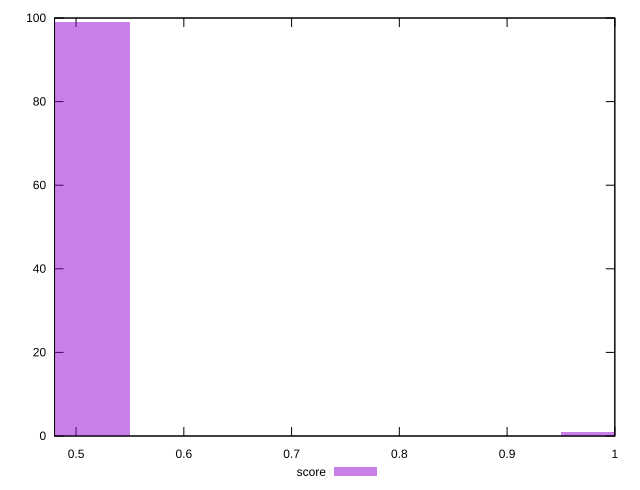

Generate this figure with gnuplot:
reset

$score <<EOF
1 1
0.5 99
EOF

set key outside below
set boxwidth 0.1
set xrange [0.48:1]
set yrange [0:100]
set trange [0:100]
set style fill transparent solid 0.5 noborder
set terminal svg size 640, 490 enhanced background rgb 'white'
set output "report_00026_2021-02-22T21:38:55.199Z/uses-rel-preload/samples/pages+cached/score/histogram.svg"

plot $score title "score" with boxes

reset
